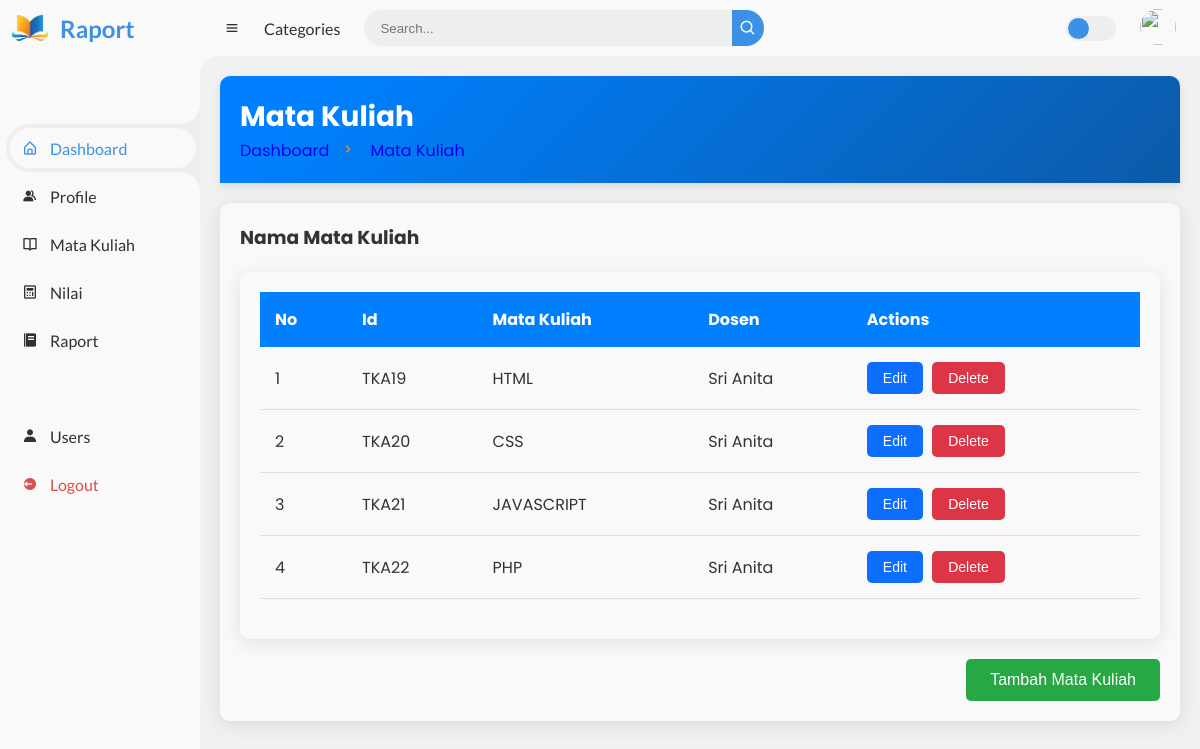
The page /index.php?page=matkul (signed in) on the database its author committed.
### tables this page shows
CREATE TABLE `matkul` (
  `id_matkul` varchar(50) NOT NULL,
  `nama_matkul` varchar(100) NOT NULL,
  `dosen` varchar(100) NOT NULL
);

### matakul/matkul.php (the view, shortened to what this page needs)
<!DOCTYPE html>
<html lang="en">
<head>
  <link rel="stylesheet" href="tampilan/profile.css">
</head>
<body>
  <div class="head-title">
    <div class="left">
      <h1>Mata Kuliah</h1>
      <ul class="breadcrumb">
        <li>
          <a href="#">Dashboard</a>
        </li>
        <li><i class='bx bx-chevron-right'></i></li>
        <li>
          <a class="active" href="#">Mata Kuliah</a>
        </li>
      </ul>
    </div>
  </div>
  <div class="table-data">
    <div class="profile">
      <div class="head">
        <h3>Nama Mata Kuliah</h3>
      </div>
      <div class="table-data">
        <table>
          <thead>
            <tr>
              <th>No</th>
              <th>Id</th>
              <th>Mata Kuliah</th>
              <th>Dosen</th>
              <th>Actions</th>
            </tr>
          </thead>
          <?php
          include 'database/db.php';
          $sql = "SELECT * FROM matkul";
          $result = $conn->query($sql);
          $matkul = ($result->num_rows > 0) ? $result->fetch_all(MYSQLI_ASSOC) : [];
          ?>
          <tbody id="profile-body">
          <?php foreach ($matkul as $index => $row): ?>
          <tr>
            <td><?= $index + 1 ?></td>
            <td><?= htmlspecialchars($row['id_matkul']) ?></td>
            <td><?= htmlspecialchars($row['nama_matkul']) ?></td>
            <td><?= htmlspecialchars($row['dosen']) ?></td>
            <td>
              <a href="?page=edit-matkul&id_matkul=<?= $row['id_matkul'] ?>"><button class="edit-btn">Edit</button></a>
              <a href="?page=delete-matkul&id_matkul=<?= $row['id_matkul'] ?>"><button class="delete-btn">Delete</button></a>
            </td>
          </tr>
          <?php endforeach; ?>
          </tbody>
        </table>
      </div>
      <div class="buttons">
        <a href="?page=add-matkul"><button class="add-profile-btn">Tambah Mata Kuliah</button></a>
      </div>
    </div>
  </div>
</body>
</html>

### tampilan/style.css (style rules this page uses)
* { margin: 0; padding: 0; box-sizing: border-box; }
a { text-decoration: none; }
li { list-style: none; }
:root { --poppins: 'Poppins', sans-serif; --lato: 'Lato', sans-serif; --light: #F9F9F9; --blue: #3C91E6; --light-blue: #CFE8FF; --grey: #eee; --dark-grey: #AAAAAA; --dark: #342E37; --red: #DB504A; --yellow: #FFCE26; --light-yellow: #FFF2C6; --orange: #FD7238; --light-orange: #FFE0D3; }
html { overflow-x: hidden; }
body { background: var(--grey); overflow-x: hidden; }

### tampilan/profile.css (style rules this page uses)
body { font-family: 'Poppins', sans-serif; background-color: #f1f1f1; margin: 0; padding: 0; color: #333; }
.head-title { padding: 20px; background: linear-gradient(135deg, #0080ff 10%, #0c5aa8 100%); color: white; border-radius: 10px 10px 0 0; display: flex; justify-content: space-between; align-items: center; box-shadow: 0 4px 10px rgba(0, 0, 0, 0.1); }
.head-title h1 { margin: 0; font-size: 28px; font-weight: bold; }
.breadcrumb { list-style: none; padding: 0; margin: 0; display: flex; align-items: center; color: white; }
.breadcrumb li { margin-right: 10px; color: #fd8a26; }
.breadcrumb li i { margin-right: 5px; }
.table-data { padding: 20px; background-color: #F9F9F9; margin: 20px 0; border-radius: 10px; box-shadow: 0 4px 20px rgba(0, 0, 0, 0.1); width: 100%; box-sizing: border-box; overflow-x: auto; }
table { width: 100%; border-collapse: collapse; margin-bottom: 20px; text-align: left; }
thead { background-color: #0080ff; color: white; }
thead th { padding: 15px; text-align: left; }
tbody td { padding: 15px; border-bottom: 1px solid #ddd; }
td button { border: none; padding: 8px 16px; border-radius: 5px; cursor: pointer; font-size: 14px; margin-right: 5px; white-space: nowrap; }
td .edit-btn { background-color: #0d6efd; color: white; }
td .delete-btn { background-color: #dc3545; color: white; }
.buttons { display: flex; justify-content: flex-end; gap: 10px; margin-top: 20px; }
.buttons button { color: white; border: none; padding: 12px 24px; font-size: 16px; border-radius: 5px; cursor: pointer; transition: background-color 0.3s ease; }
.buttons .add-profile-btn { background-color: #28a745; }

### rows shown on the page
matkul: id_matkul "TKA19", nama_matkul "HTML", dosen "Sri Anita"
matkul: id_matkul "TKA20", nama_matkul "CSS", dosen "Sri Anita"
matkul: id_matkul "TKA21", nama_matkul "JAVASCRIPT", dosen "Sri Anita"
matkul: id_matkul "TKA22", nama_matkul "PHP", dosen "Sri Anita"
